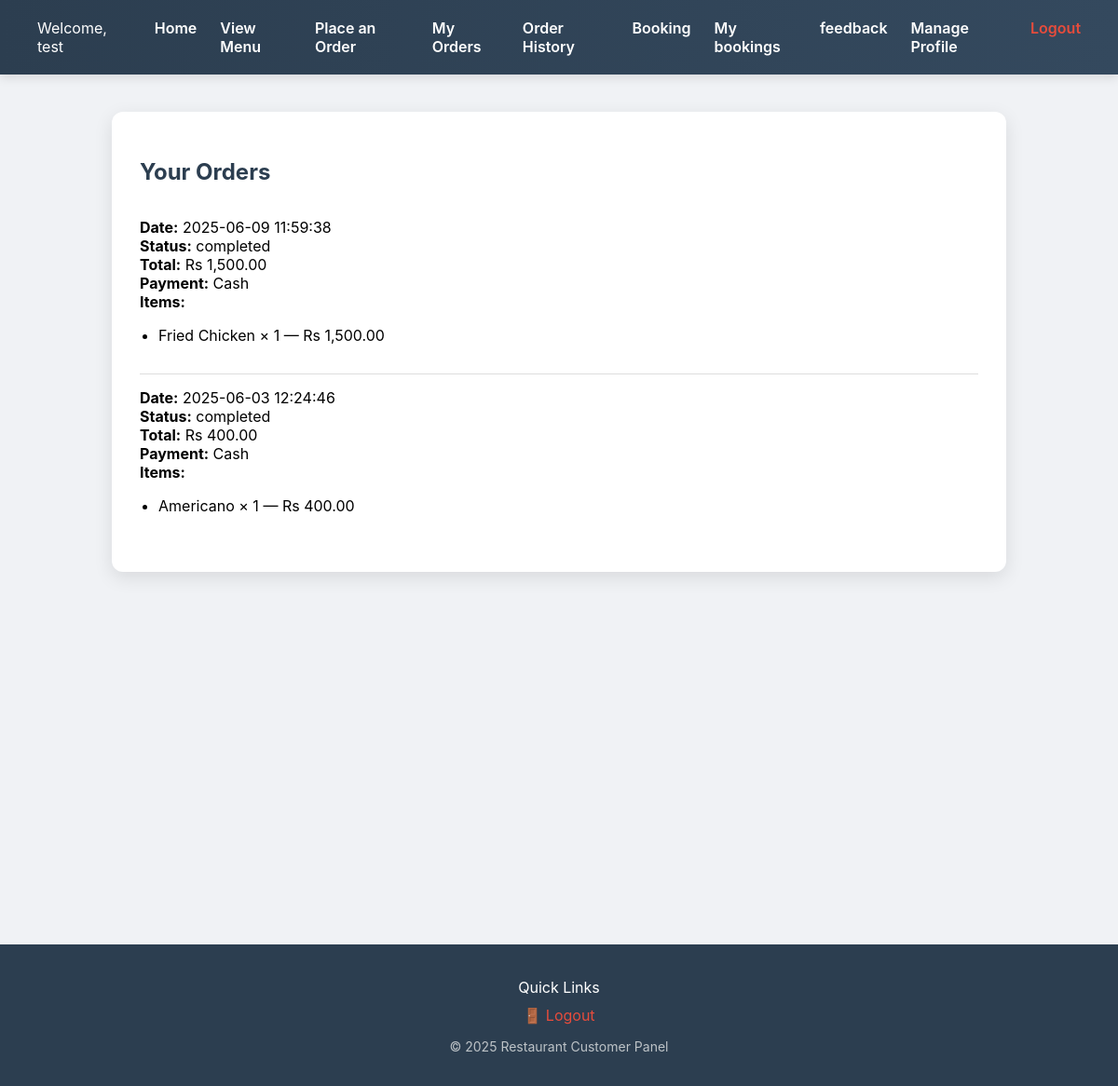
The page /my_orders.php (signed in) on the database as committed earlier.
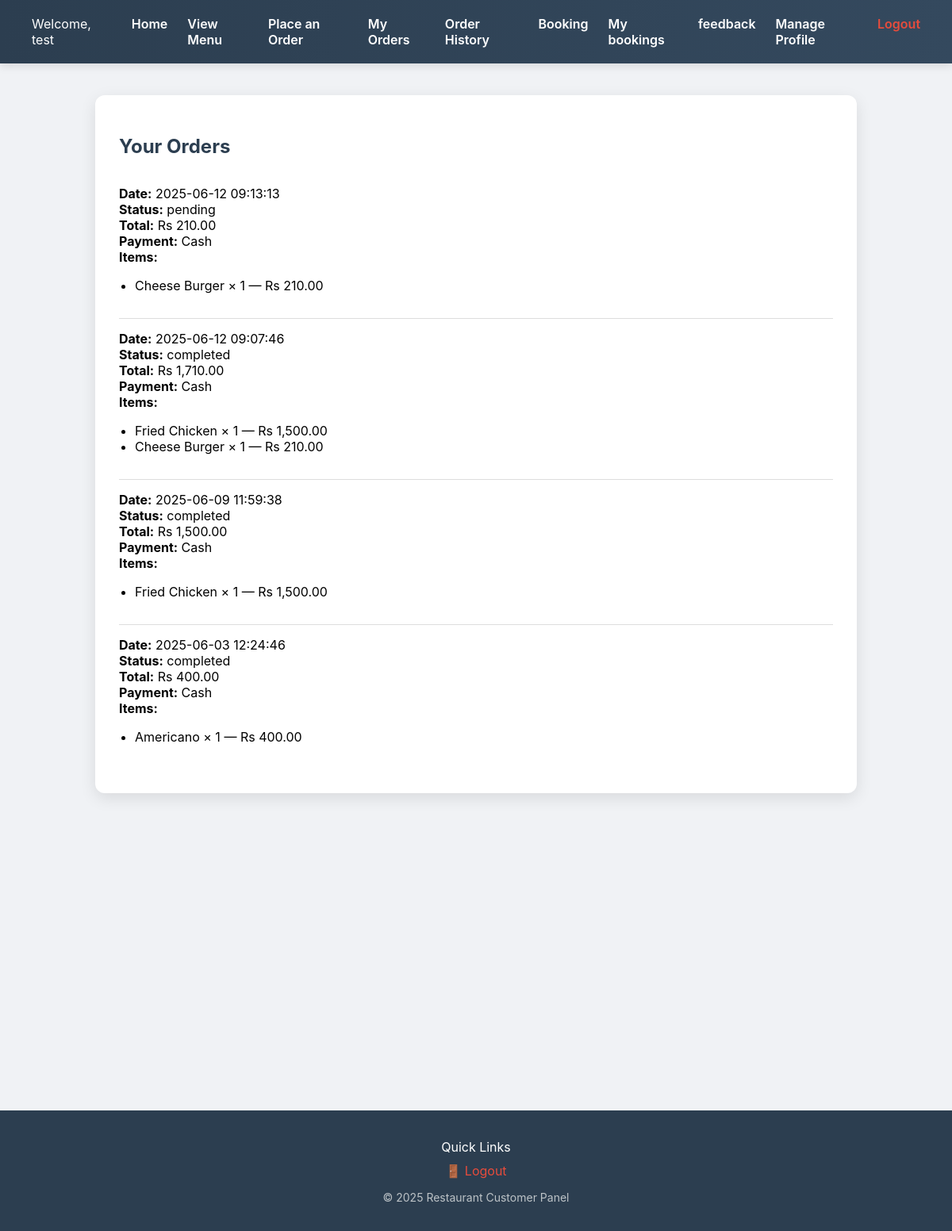
The same page on the database as committed later.
### tables this page shows
CREATE TABLE `orders` (
  `id` int(11) NOT NULL,
  `user_id` int(11) DEFAULT NULL,
  `order_date` datetime DEFAULT current_timestamp(),
  `order_details` text DEFAULT NULL,
  `total` decimal(10,2) NOT NULL,
  `status` varchar(50) DEFAULT NULL,
  `assigned_staff_id` int(11) DEFAULT NULL,
  `payment_method` varchar(50) DEFAULT NULL,
  `order_type` varchar(20) NOT NULL DEFAULT 'pickup',
  `delivery_address` text DEFAULT NULL
);

### my_orders.php (the view, shortened to what this page needs)
<?php
include 'db_connect.php';
$userId = $_SESSION['user_id'];
try {
    $stmt = $conn->prepare("SELECT * FROM orders WHERE user_id = :uid ORDER BY order_date DESC");
    $stmt->execute([':uid' => $userId]);
    $orders = $stmt->fetchAll(PDO::FETCH_ASSOC);
} catch (PDOException $e) {
    die("Database error: " . $e->getMessage());
}
?>
<!DOCTYPE html>
<html lang="en">
<head>
</head>
<body>
<div class="navbar">
    <div>Welcome, <?= htmlspecialchars($_SESSION['username']) ?></div>
    <div>
        <ul>
            <li><a href="user_dashboard.php">Home</a></li>
            <li><a href="menu.php">View Menu</a></li>
            <li><a href="order_menu.php">Place an Order</a></li>
            <li><a href="my_orders.php">My Orders</a></li>
            <li><a href="order_history.php">Order History</a></li>
              <li><a href="book_table.php">Booking</a></li>
               <li><a href="my_bookings.php">My bookings</a></li>
                    <li><a href="feedback.php">feedback</a></li>
            <li><a href="profile.php">Manage Profile</a></li>
            <li><a class="logout" href="logout.php">Logout</a></li>
        </ul>
    </div>
</div>
<div class="container">
    <h2>Your Orders</h2>
    <?php if (count($orders) === 0): ?>
        <p>No orders found.</p>
    <?php else: ?>
        <?php foreach ($orders as $order): ?>
            <div class="order">
                <div><strong>Date:</strong> <?= htmlspecialchars($order['order_date']) ?></div>
                <div><strong>Status:</strong> <span class="order-status"><?= htmlspecialchars($order['status']) ?></span></div>
                <div><strong>Total:</strong> Rs <?= number_format($order['total'], 2) ?></div>
                <div><strong>Payment:</strong> <?= htmlspecialchars($order['payment_method'] ?? 'N/A') ?></div>
                <div><strong>Items:</strong></div>
                <ul class="items">
                    <?php
                    $items = json_decode($order['order_details'], true);
                    if (is_array($items)) {
                        foreach ($items as $item) {
                            echo "<li>" . htmlspecialchars($item['name']) . " × " . intval($item['quantity']) . " — Rs " . number_format($item['subtotal'], 2) . "</li>";
                        }
                    } else {
                        echo "<li>No items found</li>";
                    }
                    ?>
                </ul>
            </div>
        <?php endforeach; ?>
    <?php endif; ?>
</div>
    <footer style="background-color: #2c3e50; color: white; padding: 20px 0; text-align: center; margin-top: 400px;">
    <div style="max-width: 1100px; margin: auto;">
        <p style="margin-bottom: 10px; font-size: 16px;">Quick Links</p>
        <div style="display: flex; justify-content: center; flex-wrap: wrap; gap: 20px;">
            <a href="logout.php" style="color: #e74c3c; text-decoration: none;">🚪 Logout</a>
        </div>
        <p style="margin-top: 15px; font-size: 14px; color: #bdc3c7;">&copy; <?= date("Y") ?> Restaurant Customer Panel</p>
    </div>
</footer>
</body>
</html>

### my_orders.php (style rules this page uses)
body { font-family: 'Inter', sans-serif; background-color: #f0f2f5; margin: 0; padding: 0; }
.navbar { background: linear-gradient(to right, #2c3e50, #34495e); padding: 20px 40px; display: flex; justify-content: space-between; align-items: center; color: white; box-shadow: 0 4px 10px rgba(0,0,0,0.1); }
.navbar ul { list-style: none; display: flex; margin: 0; padding: 0; }
.navbar li { margin-left: 25px; }
.navbar a { color: white; text-decoration: none; font-weight: 600; transition: 0.3s; }
.navbar .logout { color: #e74c3c; }
.container { max-width: 900px; margin: 40px auto; background-color: white; padding: 30px; border-radius: 12px; box-shadow: 0 6px 20px rgba(0,0,0,0.1); }
h2 { color: #2c3e50; margin-bottom: 20px; }
.order { border-bottom: 1px solid #ddd; padding: 15px 0; }
.order:last-child { border-bottom: none; }
.items { list-style-type: disc; padding-left: 20px; }

Rows that differ between the two databases and show on the page:
added orders: order_date "2025-06-12 09:13:13", status "pending", total "210.00", payment_method "Cash", name "Cheese Burger", quantity "1", subtotal "210.00"
added orders: order_date "2025-06-12 09:07:46", status "completed", total "1,710.00", payment_method "Cash", name "Fried Chicken", quantity "1", subtotal "1,500.00", name "Cheese Burger", subtotal "210.00"
